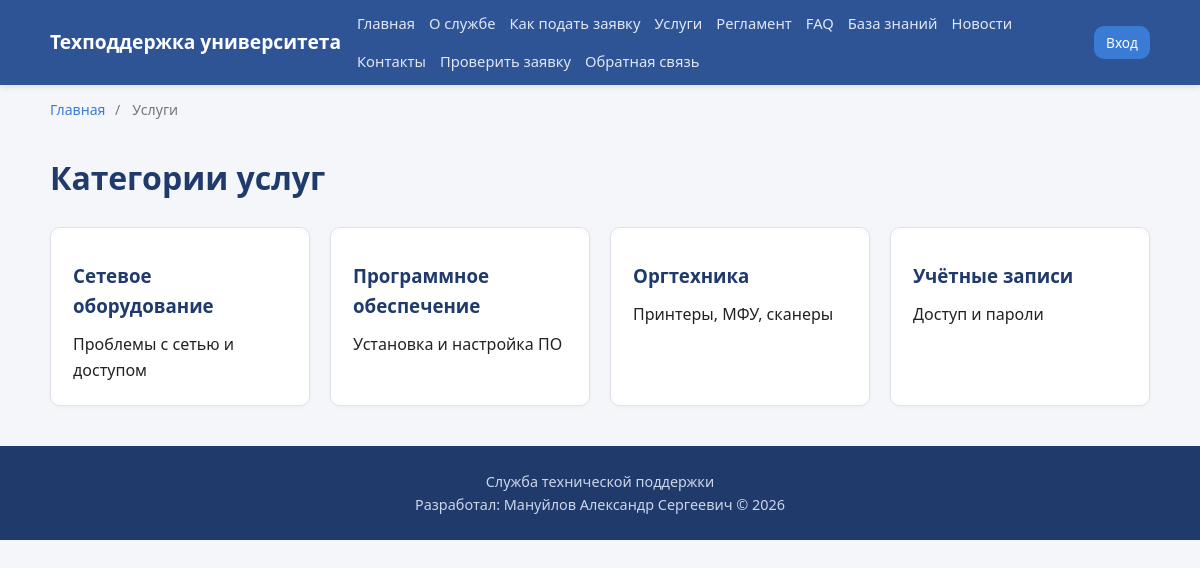
/services, run on the app's committed database.
### app/models.py (models this page shows, shortened)
class Category(db.Model):
    __tablename__ = "categories"
    id = db.Column(db.Integer, primary_key=True)
    name = db.Column(db.String(100), nullable=False)
    description = db.Column(db.String(255))
    tickets = db.relationship("Ticket", back_populates="category")
    articles = db.relationship("KnowledgeArticle", back_populates="category")

### app/main.py (the view)
@main_bp.route("/services")
def services():
    categories = Category.query.all()
    return render_template("public/services.html", categories=categories)

### app/templates/public/services.html (shortened to what this page needs)
{% extends "base.html" %}
{% block crumbs %}<span>/</span><span>Услуги</span>{% endblock %}
{% block content %}
<h1>Категории услуг</h1>
<div class="cards">
    {% for c in categories %}
    <div class="card"><h3>{{ c.name }}</h3><p>{{ c.description or '' }}</p></div>
    {% endfor %}
</div>
{% endblock %}

### app/static/css/style.css (style rules this page uses)
:root { --primary:#2f5496; --primary-dark:#1f3a6b; --accent:#3a7bd5; --bg:#f4f6fa; --surface:#ffffff; --text:#222; --muted:#777; --border:#e0e4ea; --success:#1f8a4c; --error:#c0392b; --radius:10px; }
* { box-sizing:border-box;margin:0;padding:0 }
body { font-family:'Segoe UI',Tahoma,sans-serif;background:var(--bg);color:var(--text);line-height:1.6 }
h1 { margin:.5em 0;color:var(--primary-dark) }
h2,h3 { margin:.6em 0;color:var(--primary-dark) }
.breadcrumbs span { margin:0 6px }
.cards { display:grid;grid-template-columns:repeat(auto-fit,minmax(240px,1fr));gap:20px;margin:24px 0 }
.card { background:var(--surface);padding:22px;border-radius:var(--radius);border:1px solid var(--border);box-shadow:0 1px 4px rgba(0,0,0,.04) }

### data on the page
Category: name "Сетевое оборудование", description "Проблемы с сетью и доступом"
Category: name "Программное обеспечение", description "Установка и настройка ПО"
Category: name "Оргтехника", description "Принтеры, МФУ, сканеры"
Category: name "Учётные записи", description "Доступ и пароли"
